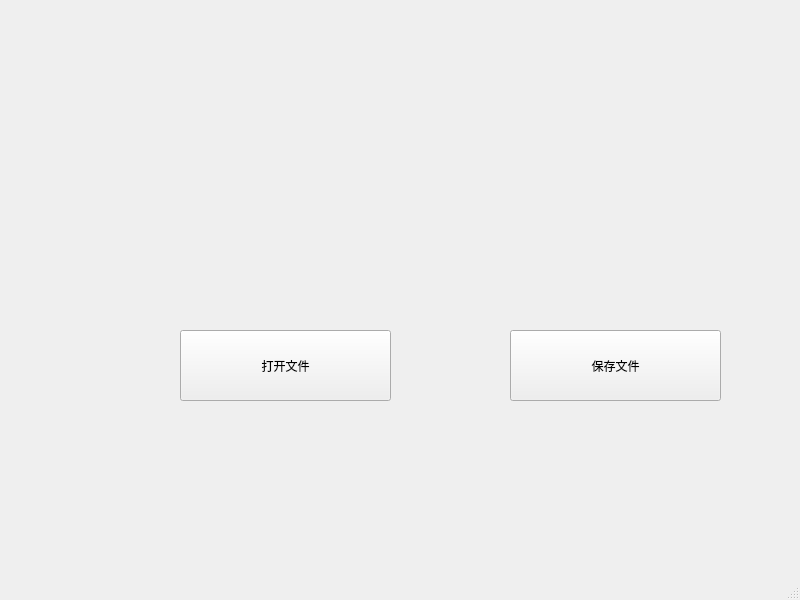
<?xml version="1.0" encoding="UTF-8"?>
<ui version="4.0">
 <class>MainWindow</class>
 <widget class="QMainWindow" name="MainWindow">
  <property name="geometry">
   <rect>
    <x>0</x>
    <y>0</y>
    <width>800</width>
    <height>600</height>
   </rect>
  </property>
  <property name="windowTitle">
   <string>MainWindow</string>
  </property>
  <widget class="QWidget" name="centralwidget">
   <widget class="QPushButton" name="pushButton">
    <property name="geometry">
     <rect>
      <x>180</x>
      <y>330</y>
      <width>211</width>
      <height>71</height>
     </rect>
    </property>
    <property name="text">
     <string>打开文件</string>
    </property>
   </widget>
   <widget class="QPushButton" name="pushButton_2">
    <property name="geometry">
     <rect>
      <x>510</x>
      <y>330</y>
      <width>211</width>
      <height>71</height>
     </rect>
    </property>
    <property name="text">
     <string>保存文件</string>
    </property>
   </widget>
  </widget>
  <widget class="QMenuBar" name="menubar">
   <property name="geometry">
    <rect>
     <x>0</x>
     <y>0</y>
     <width>800</width>
     <height>22</height>
    </rect>
   </property>
  </widget>
  <widget class="QStatusBar" name="statusbar"/>
 </widget>
 <resources/>
 <connections/>
</ui>
